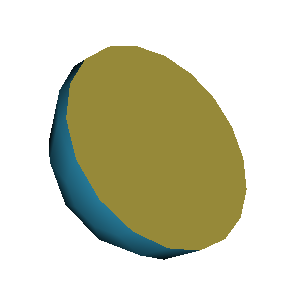

Python code for this plot:
#!/usr/bin/env python

# Demonstrate clipping and capping on a sphere using vtkClipPolyData,
# vtkFeatureEdges, vtkStripper, and vtkTriangleFilter to generate a
# cap surface from boundary edges.

# Factory overrides
import vtkmodules.vtkInteractionStyle  # noqa: F401
import vtkmodules.vtkRenderingOpenGL2  # noqa: F401

from vtkmodules.vtkCommonColor import vtkNamedColors
from vtkmodules.vtkCommonDataModel import (
    vtkPlane,
    vtkPolyData,
)
from vtkmodules.vtkFiltersCore import (
    vtkCleanPolyData,
    vtkClipPolyData,
    vtkFeatureEdges,
    vtkStripper,
    vtkTriangleFilter,
)
from vtkmodules.vtkFiltersSources import vtkSphereSource
from vtkmodules.vtkRenderingCore import (
    vtkActor,
    vtkPolyDataMapper,
    vtkProperty,
    vtkRenderWindow,
    vtkRenderWindowInteractor,
    vtkRenderer,
)

colors = vtkNamedColors()

peacock = [0.0, 0.0, 0.0]
colors.GetColorRGB("peacock", peacock)
tomato = [0.0, 0.0, 0.0]
colors.GetColorRGB("tomato", tomato)
banana = [0.0, 0.0, 0.0]
colors.GetColorRGB("banana", banana)

# Source: sphere
sphere = vtkSphereSource()
sphere.SetRadius(1)
sphere.SetPhiResolution(10)
sphere.SetThetaResolution(10)

# Clip plane
plane = vtkPlane()
plane.SetOrigin(0, 0, 0)
plane.SetNormal(-1, -1, 0)

# Clip the sphere
clipper = vtkClipPolyData()
clipper.SetInputConnection(sphere.GetOutputPort())
clipper.SetClipFunction(plane)
clipper.GenerateClipScalarsOn()
clipper.GenerateClippedOutputOn()
clipper.SetValue(0)

clip_mapper = vtkPolyDataMapper()
clip_mapper.SetInputConnection(clipper.GetOutputPort())
clip_mapper.ScalarVisibilityOff()

back_prop = vtkProperty()
back_prop.SetDiffuseColor(tomato)

clip_actor = vtkActor()
clip_actor.SetMapper(clip_mapper)
clip_actor.GetProperty().SetColor(peacock)
clip_actor.SetBackfaceProperty(back_prop)

# Extract boundary edges from clipped output
boundary_edges = vtkFeatureEdges()
boundary_edges.SetInputConnection(clipper.GetOutputPort())
boundary_edges.BoundaryEdgesOn()
boundary_edges.FeatureEdgesOff()
boundary_edges.NonManifoldEdgesOff()

boundary_clean = vtkCleanPolyData()
boundary_clean.SetInputConnection(boundary_edges.GetOutputPort())

boundary_strips = vtkStripper()
boundary_strips.SetInputConnection(boundary_clean.GetOutputPort())
boundary_strips.Update()

# Convert polyline loops to polygons
boundary_poly = vtkPolyData()
boundary_poly.SetPoints(boundary_strips.GetOutput().GetPoints())
boundary_poly.SetPolys(boundary_strips.GetOutput().GetLines())

# Triangulate the cap surface
boundary_triangles = vtkTriangleFilter()
boundary_triangles.SetInputData(boundary_poly)

boundary_mapper = vtkPolyDataMapper()
boundary_mapper.SetInputConnection(boundary_triangles.GetOutputPort())

boundary_actor = vtkActor()
boundary_actor.SetMapper(boundary_mapper)
boundary_actor.GetProperty().SetColor(banana)

# Renderer
renderer = vtkRenderer()
renderer.AddActor(clip_actor)
renderer.AddActor(boundary_actor)
renderer.SetBackground(1, 1, 1)
# Window
render_window = vtkRenderWindow()
render_window.AddRenderer(renderer)
render_window.SetSize(300, 300)
render_window.SetWindowName("cap sphere")

# Scene
renderer.ResetCamera()
renderer.GetActiveCamera().Azimuth(30)
renderer.GetActiveCamera().Elevation(30)
renderer.GetActiveCamera().Dolly(1.2)
renderer.ResetCameraClippingRange()

# Interactor
interactor = vtkRenderWindowInteractor()
interactor.SetRenderWindow(render_window)

interactor.Initialize()
interactor.Start()
